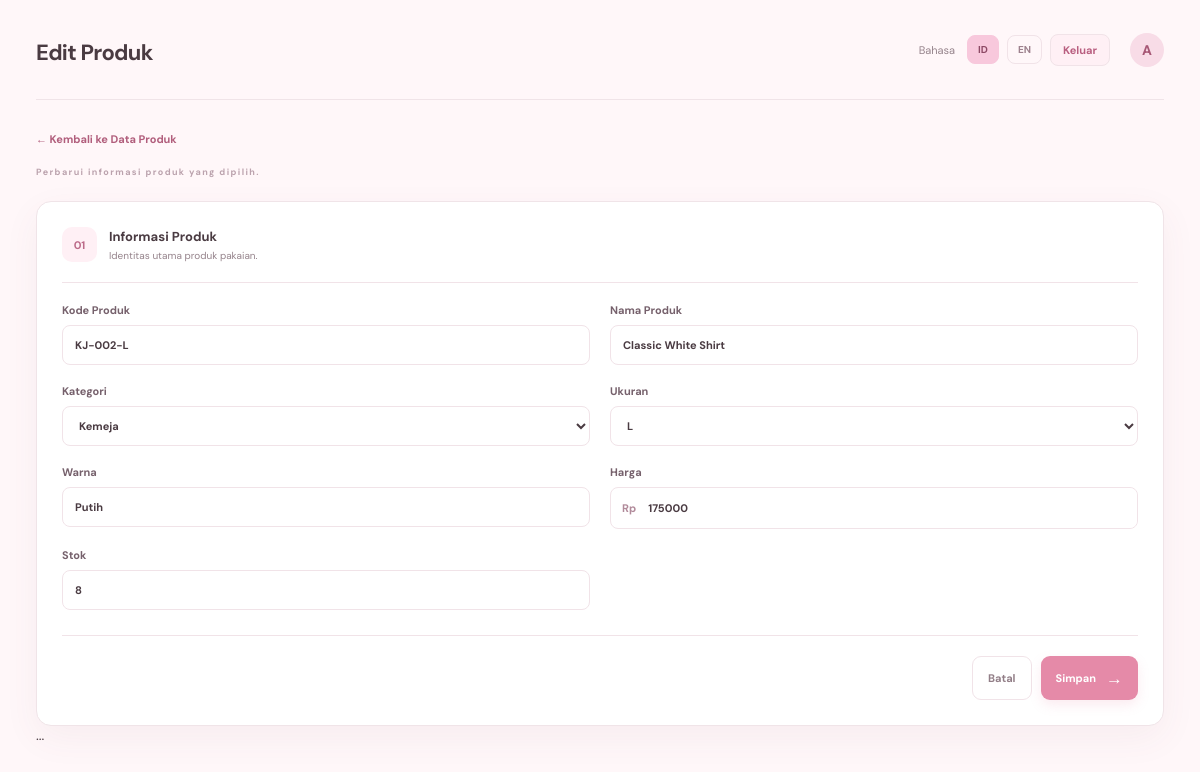
/edit.php?id=2 (signed in), run on the app's committed database.
### tables this page shows
CREATE TABLE `produk` (
  `id` int(11) NOT NULL,
  `kode` varchar(20) NOT NULL,
  `nama` varchar(100) NOT NULL,
  `kategori` varchar(50) NOT NULL,
  `ukuran` varchar(10) NOT NULL,
  `warna` varchar(30) NOT NULL,
  `harga` int(11) NOT NULL,
  `stok` int(11) NOT NULL DEFAULT 0,
  `foto` varchar(255) DEFAULT NULL,
  `created_at` timestamp NOT NULL DEFAULT current_timestamp()
);

### includes/bahasa.php (called while the page is built, shortened)
<?php
function t($key) {
    global $kamus;
    $lang = $_SESSION["lang"] ?? "id";
    return $kamus[$lang][$key] ?? $key;
}
function e($value) {
    return htmlspecialchars((string)$value, ENT_QUOTES, "UTF-8");
}
function category_label($category) {
    $keys = ["Kemeja"=>"cat_shirt", "Dress"=>"cat_dress", "Kaos"=>"cat_tshirt", "Rok"=>"cat_skirt", "Celana"=>"cat_pants", "Hijab"=>"cat_hijab"];
    return isset($keys[$category]) ? t($keys[$category]) : $category;
}
function size_label($size) {
    return $size === "All Size" ? t("size_all") : $size;
}

### edit.php (the view, shortened to what this page needs)
<?php
require_once "includes/bahasa.php";
require_once "config/koneksi.php";
$id = filter_input(INPUT_GET, "id", FILTER_VALIDATE_INT);
$stmt = $pdo->prepare("SELECT * FROM produk WHERE id = :id");
$stmt->execute([":id" => $id]);
$produk_lama = $stmt->fetch();
$kategori_list = ["Kemeja", "Dress", "Kaos", "Rok", "Celana", "Hijab"];
$ukuran_list = ["S", "M", "L", "XL", "XXL", "All Size"];
$data = [
    "kode" => $produk_lama["kode"],
    "nama" => $produk_lama["nama"],
    "kategori" => $produk_lama["kategori"],
    "ukuran" => $produk_lama["ukuran"],
    "warna" => $produk_lama["warna"],
    "harga" => $produk_lama["harga"],
    "stok" => $produk_lama["stok"]
];
require "includes/header.php";
?>
<div class="form-page-head">
    <a class="back-link" href="index.php">← <?= e(t("back_to_products")) ?></a>
    <p class="muted"><?= e(t("update_intro")) ?></p>
</div>
<div class="panel form-panel">
    <form method="POST" class="product-form">
        <div class="form-section-title">
            <span>01</span>
            <div>
                <strong><?= e(t("form_section")) ?></strong>
                <small><?= e(t("form_section_desc")) ?></small>
            </div>
        </div>
        <div class="form-grid">
            <label>
                <?= e(t("code")) ?>
                <input name="kode" required maxlength="20"
                       value="<?= e($data["kode"]) ?>">
            </label>
            <label>
                <?= e(t("name")) ?>
                <input name="nama" required maxlength="100"
                       value="<?= e($data["nama"]) ?>">
            </label>
            <label>
                <?= e(t("category")) ?>
                <select name="kategori" required>
                    <?php foreach ($kategori_list as $x): ?>
                        <option <?= $data["kategori"] === $x ? "selected" : "" ?>
                                value="<?= e($x) ?>">
                            <?= e(category_label($x)) ?>
                        </option>
                    <?php endforeach; ?>
                </select>
            </label>
            <label>
                <?= e(t("size")) ?>
                <select name="ukuran" required>
                    <?php foreach ($ukuran_list as $x): ?>
                        <option <?= $data["ukuran"] === $x ? "selected" : "" ?>
                                value="<?= e($x) ?>">
                            <?= e(size_label($x)) ?>
                        </option>
                    <?php endforeach; ?>
                </select>
            </label>
            <label>
                <?= e(t("color")) ?>
                <input name="warna" required maxlength="30"
                       value="<?= e($data["warna"]) ?>">
            </label>
            <label>
                <?= e(t("price")) ?>
                <div class="input-prefix">
                    <span><?= e(t("currency")) ?></span>
                    <input type="number" name="harga" min="0" step="1"
                           required value="<?= e($data["harga"]) ?>">
                </div>
            </label>
            <label>
                <?= e(t("stock")) ?>
                <input type="number" name="stok" min="0" step="1"
                       required value="<?= e($data["stok"]) ?>">
            </label>
        </div>
        <div class="form-actions">
            <a class="btn btn-ghost" href="index.php">
                <?= e(t("cancel")) ?>
            </a>
            <button class="btn btn-primary" type="submit">
                <?= e(t("save")) ?> <span>→</span>
            </button>
        </div>
    </form>
</div>
<?php require "includes/footer.php"; ?>

### assets/style.css (style rules this page uses)
:root { --bg:#FFF7F9;--pink:#F8C8DC;--accent:#E58AA8;--accent-dark:#cc6689;--text:#4A3B42;--muted:#95838b;--white:#FFFFFF;--line:#F1E3E8;--green:#4f9478;--red:#c85c72;--shadow:0 12px 36px rgba(121,67,87,.06) }
* { box-sizing:border-box }
body { margin:0;background:var(--bg);color:var(--text);font-family:'DM Sans',sans-serif;font-size:14px }
a { color:inherit;text-decoration:none }
button,input,select { font:inherit }
.welcome-row p,.form-page-head p { margin:0 }
.muted { color:var(--muted);font-size:12px;line-height:1.6 }
.btn { display:inline-flex;justify-content:center;align-items:center;gap:10px;border:0;border-radius:9px;padding:11px 15px;font-size:11px;font-weight:700;cursor:pointer;transition:.2s;white-space:nowrap }
.btn span { font-size:17px }
.btn-primary { background:var(--accent);color:white;box-shadow:0 5px 12px #e58aa82b }
.btn-ghost { background:#fff;color:#927e87;border:1px solid var(--line) }
.panel { background:#fff;border:1px solid #f0e4e8;border-radius:15px;box-shadow:var(--shadow);overflow:hidden }
.search-form select,.form-grid select,.form-grid input { background:#fff;border:1px solid var(--line);border-radius:8px;padding:11px 12px;outline:none;color:var(--text);font-size:11px;width:100%;min-width:0 }
.form-page-head { margin:2px 0 22px }
.back-link { font-size:11px;color:#b15e7c;font-weight:700;display:inline-block;margin-bottom:19px }
.form-page-head .muted:first-of-type { font-size:9px;letter-spacing:1.4px;font-weight:700;color:#bba2ad;margin-bottom:6px }
.form-panel { padding:25px }
.form-section-title { display:flex;align-items:center;gap:12px;padding-bottom:20px;border-bottom:1px solid var(--line);margin-bottom:20px }
.form-section-title>span { width:35px;height:35px;border-radius:10px;background:#fff0f5;display:flex;align-items:center;justify-content:center;color:#bc6b89;font-weight:700;font-size:11px }
.form-section-title strong,.form-section-title small { display:block }
.form-section-title strong { font-size:13px }
.form-section-title small { font-size:10px;color:var(--muted);margin-top:4px }
.form-grid { display:grid;grid-template-columns:repeat(2,minmax(0,1fr));gap:19px 20px }
.form-grid label,.form-stack label { font-size:11px;font-weight:700;color:#76616c;display:block }
.form-grid input,.form-grid select { display:block;margin-top:8px;height:40px }
.input-prefix { display:flex;align-items:center;border:1px solid var(--line);border-radius:8px;margin-top:8px;padding-left:11px;color:#b18a9a;font-size:11px }
.input-prefix input { border:0;margin:0!important }
.form-actions { display:flex;justify-content:flex-end;gap:9px;border-top:1px solid var(--line);padding-top:20px;margin-top:25px }

### data on the page
produk: kode "KJ-002-L", nama "Classic White Shirt", warna "Putih", harga "175000", stok "8"

### other printed values
$page_title "Edit Produk"
t("language") "Bahasa"
t("logout") "Keluar"
substr($_SESSION["user"]["nama"] ?? "A", 0, 1) "A"
t("back_to_products") "Kembali ke Data Produk"
t("update_intro") "Perbarui informasi produk yang dipilih."
t("form_section") "Informasi Produk"
t("form_section_desc") "Identitas utama produk pakaian."
t("code") "Kode Produk"
t("name") "Nama Produk"
t("category") "Kategori"
t("size") "Ukuran"
t("color") "Warna"
t("price") "Harga"
t("currency") "Rp"
